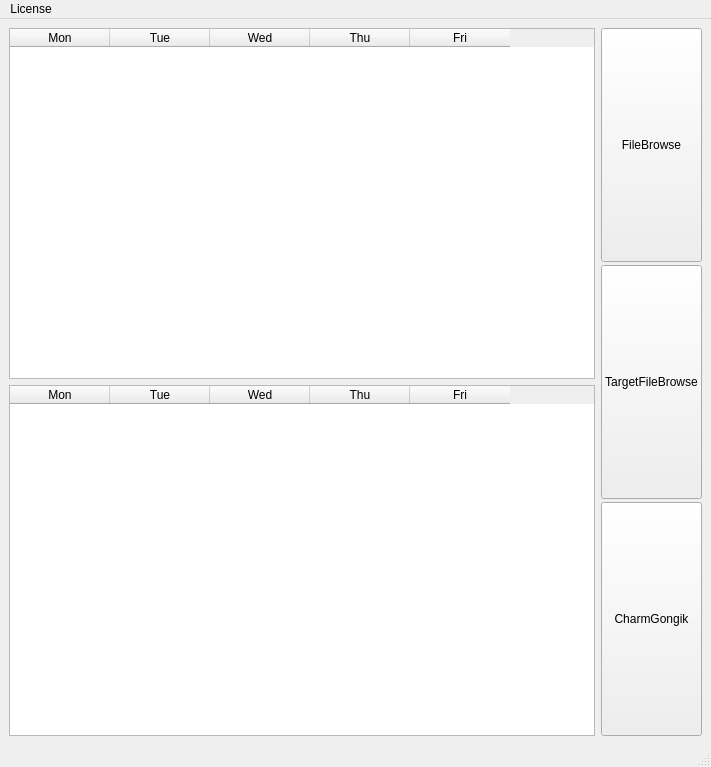
<?xml version="1.0" encoding="UTF-8"?>
<ui version="4.0">
 <class>MainWindow</class>
 <widget class="QMainWindow" name="MainWindow">
  <property name="geometry">
   <rect>
    <x>0</x>
    <y>0</y>
    <width>711</width>
    <height>767</height>
   </rect>
  </property>
  <property name="windowTitle">
   <string>MainWindow</string>
  </property>
  <widget class="QWidget" name="centralwidget">
   <layout class="QHBoxLayout" name="horizontalLayout_2">
    <item>
     <layout class="QHBoxLayout" name="horizontalLayout">
      <item>
       <layout class="QVBoxLayout" name="verticalLayout">
        <item>
         <widget class="QTableWidget" name="tableWidget">
          <column>
           <property name="text">
            <string>Mon</string>
           </property>
          </column>
          <column>
           <property name="text">
            <string>Tue</string>
           </property>
          </column>
          <column>
           <property name="text">
            <string>Wed</string>
           </property>
          </column>
          <column>
           <property name="text">
            <string>Thu</string>
           </property>
          </column>
          <column>
           <property name="text">
            <string>Fri</string>
           </property>
          </column>
         </widget>
        </item>
        <item>
         <widget class="QTableWidget" name="tableWidget_2">
          <column>
           <property name="text">
            <string>Mon</string>
           </property>
          </column>
          <column>
           <property name="text">
            <string>Tue</string>
           </property>
          </column>
          <column>
           <property name="text">
            <string>Wed</string>
           </property>
          </column>
          <column>
           <property name="text">
            <string>Thu</string>
           </property>
          </column>
          <column>
           <property name="text">
            <string>Fri</string>
           </property>
          </column>
         </widget>
        </item>
       </layout>
      </item>
      <item>
       <layout class="QVBoxLayout" name="verticalLayout_2">
        <property name="spacing">
         <number>3</number>
        </property>
        <item>
         <widget class="QPushButton" name="pushButton">
          <property name="sizePolicy">
           <sizepolicy hsizetype="Minimum" vsizetype="Expanding">
            <horstretch>30</horstretch>
            <verstretch>0</verstretch>
           </sizepolicy>
          </property>
          <property name="minimumSize">
           <size>
            <width>30</width>
            <height>0</height>
           </size>
          </property>
          <property name="text">
           <string>FileBrowse</string>
          </property>
         </widget>
        </item>
        <item>
         <widget class="QPushButton" name="pushButton_2">
          <property name="sizePolicy">
           <sizepolicy hsizetype="Minimum" vsizetype="Expanding">
            <horstretch>0</horstretch>
            <verstretch>0</verstretch>
           </sizepolicy>
          </property>
          <property name="text">
           <string>TargetFileBrowse</string>
          </property>
         </widget>
        </item>
        <item>
         <widget class="QPushButton" name="pushButton_3">
          <property name="sizePolicy">
           <sizepolicy hsizetype="Minimum" vsizetype="Expanding">
            <horstretch>0</horstretch>
            <verstretch>0</verstretch>
           </sizepolicy>
          </property>
          <property name="text">
           <string>CharmGongik</string>
          </property>
         </widget>
        </item>
       </layout>
      </item>
     </layout>
    </item>
   </layout>
  </widget>
  <widget class="QMenuBar" name="menubar">
   <property name="geometry">
    <rect>
     <x>0</x>
     <y>0</y>
     <width>711</width>
     <height>21</height>
    </rect>
   </property>
   <widget class="QMenu" name="menuLicense">
    <property name="title">
     <string>License</string>
    </property>
    <addaction name="actionPyQt_License"/>
    <addaction name="actionInfo"/>
   </widget>
   <addaction name="menuLicense"/>
  </widget>
  <widget class="QStatusBar" name="statusbar"/>
  <action name="actionPyQt_License">
   <property name="text">
    <string>PyQt License</string>
   </property>
  </action>
  <action name="actionInfo">
   <property name="text">
    <string>Info</string>
   </property>
  </action>
 </widget>
 <resources/>
 <connections/>
</ui>
